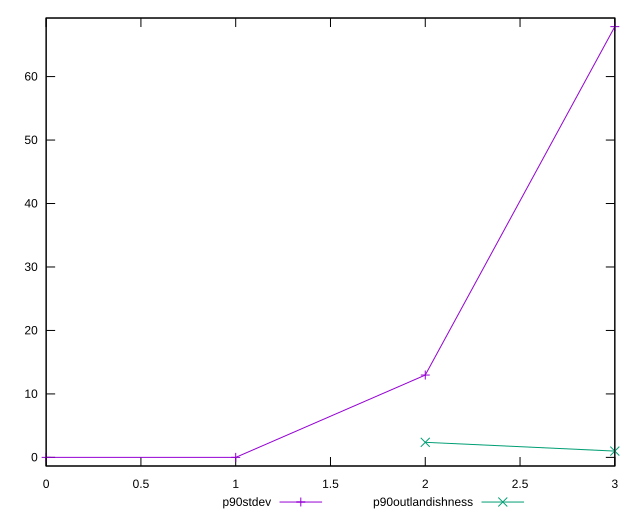

The script that saved this image:
reset

$p90Stdev <<EOF
0 0
1 0
2 12.97349039951159
3 67.87075633447897
EOF

$p90Outlandishness <<EOF
2 2.3733114197530867
3 0.9922538650033415
EOF

set key outside below
set xrange [0:3]
set yrange [-1.3574151266895793:69.22817146116854]
set trange [-1.3574151266895793:69.22817146116854]
set terminal svg size 640, 520 enhanced background rgb 'white'
set output "reports/report_00031_2021-02-24T23-18-18.084Z/unminified-javascript/progression/stddev.svg"

plot $p90Stdev title "p90stdev" with linespoints, \
     $p90Outlandishness title "p90outlandishness" with linespoints

reset
